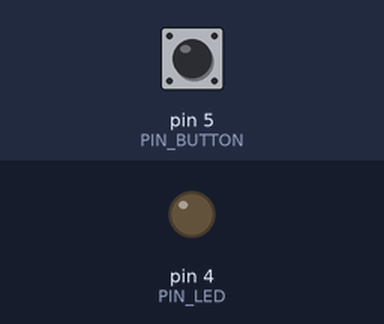
Bench run of a sketch on a simulated Arduino Uno, built with avr-gcc and run on an emulated ATmega328P. On the bench: output pins drawn as LEDs (lit = HIGH). The inputs (shaded band) are chosen by the test bench; at power-on: pin 5 (PIN_BUTTON) HIGH.

Above: at 1.2 s.
1.3 s: pin 5 (PIN_BUTTON) pulled LOW for 0.15 s
At 1.37 s:
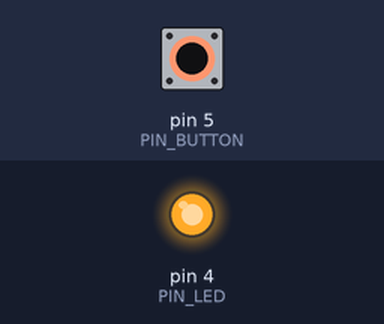
2.9 s: pin 5 (PIN_BUTTON) pulled LOW for 3.2 s
At 7.2 s:
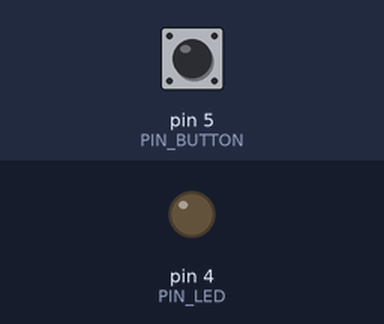
Timing chart, 0 to 8.7 s (numbered marks = the images above; inputs shaded):
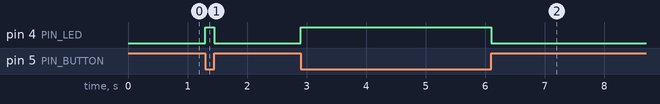

The sketch:

Sketch_02.1_ButtonAndLed.ino
```cpp
/**********************************************************************
  Filename    : ButtonAndLed
  Description : Control led by button.
  Auther      : www.freenove.com
  Modification: 2022/05/10
**********************************************************************/
#define PIN_LED    4
#define PIN_BUTTON 5
// the setup function runs once when you press reset or power the board
void setup() {
  // initialize digital pin PIN_LED as an output.
  pinMode(PIN_LED, OUTPUT);
  pinMode(PIN_BUTTON, INPUT);
}

// the loop function runs over and over again forever
void loop() {
  if (digitalRead(PIN_BUTTON) == LOW) {
    digitalWrite(PIN_LED,HIGH);
  }else{
    digitalWrite(PIN_LED,LOW);
  }
}
```

Measured:
- after the input at 1.3 s, pin 4 (PIN_LED): LOW → HIGH at once, → LOW 0.15 s later
- after the input at 2.9 s, pin 4 (PIN_LED): LOW → HIGH at once, → LOW 3.2 s later
